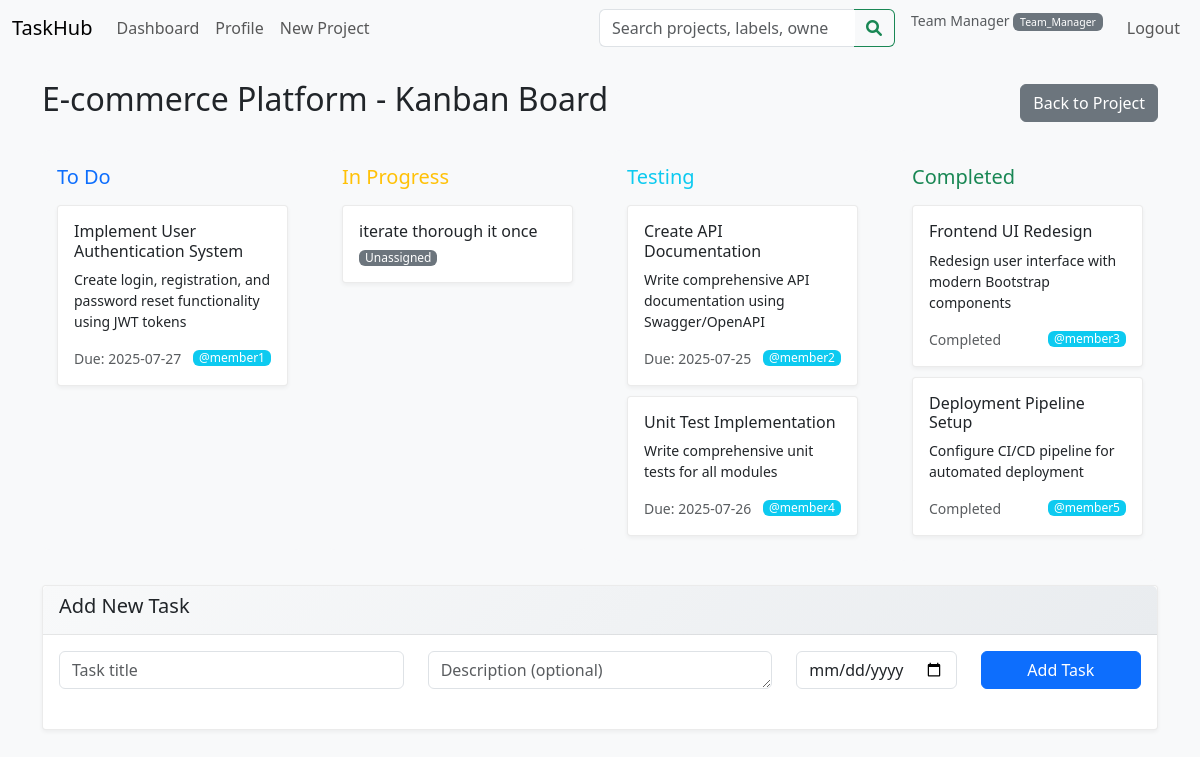
The page /projects/5/kanban (signed in) on the database its author committed.
### models/user.py (models this page shows, shortened)
class User(db.Model, UserMixin):
    __tablename__ = 'user'
    id = db.Column(db.Integer, primary_key=True)
    username = db.Column(db.String(80), unique=True, nullable=False, index=True)
    email = db.Column(db.String(120), unique=True, nullable=False, index=True)
    password_hash = db.Column(db.String(128), nullable=False)
    role = db.Column(
        db.Enum('visitor', 'developer', 'team_manager', 'admin', name='user_roles'),
        default='visitor',
        nullable=False
    )
    created_at = db.Column(db.DateTime, default=datetime.utcnow)
    updated_at = db.Column(
        db.DateTime,
        default=datetime.utcnow,
        onupdate=datetime.utcnow
    )
    full_name = db.Column(db.String(150))
    job_title = db.Column(db.String(100))
    department = db.Column(db.String(100))
    organization = db.Column(db.String(150))
    location = db.Column(db.String(100))
    bio = db.Column(db.Text)
    avatar_url = db.Column(db.String(255))
    team_id = db.Column(db.Integer, db.ForeignKey('team.id'), nullable=True)
    is_team_leader = db.Column(db.Boolean, default=False)
    owned_projects = db.relationship(
        'Project',
        back_populates='owner',
        lazy='dynamic'
    )
    projects = db.relationship(
        'Project',
        secondary='project_members',
        back_populates='members',
        lazy='dynamic'
    )
    tasks_created = db.relationship(
        'Task',
        back_populates='creator',
        foreign_keys='Task.creator_id',
        lazy='dynamic'
    )
    assigned_tasks = db.relationship(
        'Task',
        foreign_keys='Task.assignee_id',
        back_populates='assignee',
        lazy='dynamic'
    )
    reported_tasks = db.relationship(
        'Task',
        foreign_keys='Task.reporter_id',
        back_populates='reporter',
        lazy='dynamic'
    )
    task_membership = db.relationship(
        'TaskMember',
        back_populates='user',
        lazy='dynamic',
        cascade='all, delete-orphan'
    )
    tickets_created = db.relationship(
        'Ticket',
        back_populates='creator',
        lazy='dynamic',
        cascade='all, delete-orphan'
    )
    role_applications = db.relationship(
        'RoleApplication',
        back_populates='applicant',
        lazy='dynamic',
        cascade='all, delete-orphan',
        foreign_keys='RoleApplication.applicant_id'
    )
    project_applications = db.relationship(
        'ProjectApplication',
        back_populates='applicant',
        lazy='dynamic',
        cascade='all, delete-orphan',
        foreign_keys='ProjectApplication.applicant_id'
    )

### models/project.py (models this page shows, shortened)
class Project(db.Model):
    __tablename__ = 'project'
    id = db.Column(db.Integer, primary_key=True)
    name = db.Column(db.String(150), nullable=False)
    description = db.Column(db.Text)
    status = db.Column(
        db.Enum('open', 'closed', name='project_status'),
        default='open',
        nullable=False
    )
    owner_id = db.Column(db.Integer, db.ForeignKey('user.id'), nullable=False)
    team_id = db.Column(db.Integer, db.ForeignKey('team.id'), nullable=True)
    created_at = db.Column(db.DateTime, default=datetime.utcnow)
    updated_at = db.Column(
        db.DateTime,
        default=datetime.utcnow,
        onupdate=datetime.utcnow
    )
    owner = db.relationship(
        'User',
        back_populates='owned_projects'
    )
    members = db.relationship(
        'User',
        secondary=project_members,
        back_populates='projects',
        lazy='dynamic'
    )
    labels = db.relationship(
        'Label',
        secondary=project_labels,
        back_populates='projects',
        lazy='dynamic'
    )
    tasks = db.relationship(
        'Task',
        back_populates='project',
        lazy='dynamic',
        cascade='all, delete-orphan'
    )
    tickets = db.relationship(
        'Ticket',
        back_populates='project',
        lazy='dynamic',
        cascade='all, delete-orphan'
    )

### models/task.py (models this page shows, shortened)
class Task(db.Model):
    __tablename__ = 'task'
    id = db.Column(db.Integer, primary_key=True)
    title = db.Column(db.String(150), nullable=False)
    description = db.Column(db.Text)
    status = db.Column(
        db.Enum('todo', 'in_progress', 'testing', 'completed', 'blocked', 'review', name='task_status'),
        default='todo',
        nullable=False
    )
    due_date = db.Column(db.Date)
    project_id = db.Column(db.Integer, db.ForeignKey('project.id'), nullable=False)
    creator_id = db.Column(db.Integer, db.ForeignKey('user.id'),    nullable=False)
    created_at = db.Column(db.DateTime, default=datetime.utcnow)
    updated_at = db.Column(
        db.DateTime,
        default=datetime.utcnow,
        onupdate=datetime.utcnow
    )
    work_type = db.Column(db.String(50))
    assignee_id = db.Column(db.Integer, db.ForeignKey('user.id'))
    priority = db.Column(db.String(20))
    parent_id = db.Column(db.Integer, db.ForeignKey('task.id'))
    labels = db.Column(db.String(255))
    team = db.Column(db.String(100))
    start_date = db.Column(db.Date)
    reporter_id = db.Column(db.Integer, db.ForeignKey('user.id'))
    attachment = db.Column(db.String(255))
    flagged = db.Column(db.Boolean, default=False)
    restrict_to = db.Column(db.String(255))
    linked_work_items = db.Column(db.String(255))
    project = db.relationship(
        'Project',
        back_populates='tasks'
    )
    creator = db.relationship(
        'User',
        back_populates='tasks_created',
        foreign_keys=[creator_id]
    )
    task_membership = db.relationship(
        'TaskMember',
        back_populates='task',
        lazy='dynamic',
        cascade='all, delete-orphan'
    )
    assignee = db.relationship(
        'User',
        foreign_keys=[assignee_id],
        back_populates='assigned_tasks',
        lazy='joined'
    )
    reporter = db.relationship(
        'User',
        foreign_keys=[reporter_id],
        back_populates='reported_tasks',
        lazy='joined'
    )
    parent = db.relationship('Task', remote_side=[id], backref='subtasks', lazy='joined')

### routes/main_routes.py (the view)
@main_bp.route("/projects/<int:proj_id>/kanban")
@login_required
@user_required
def kanban_board(proj_id):
    project = Project.query.get_or_404(proj_id)
    is_owner = current_user.id == project.owner_id
    is_member = project.members.filter_by(id=current_user.id).first() is not None
    can_access = is_owner or is_member or current_user.role in ['team_manager', 'admin']
    if not can_access:
        abort(403)
    tasks = Task.query.filter_by(project_id=proj_id).all()
    cols = {"todo": [], "in_progress": [], "testing": [], "completed": []}
    for t in tasks:
        if t.status in cols:
            cols[t.status].append(t)
    can_create_tasks = is_owner or current_user.role in ['team_manager', 'admin']
    return render_template(
        "task_management.html",
        project=project,
        todo=cols["todo"],
        in_progress=cols["in_progress"],
        testing=cols["testing"],
        completed=cols["completed"],
        is_project_owner=can_create_tasks
    )

### templates/task_management.html (shortened to what this page needs)
{% extends "base.html" %}
{% block content %}
<div class="d-flex justify-content-between align-items-center mb-4">
  <h2>{{ project.name }} - Kanban Board</h2>
  <a href="{{ url_for('projects.detail', proj_id=project.id) }}" class="btn btn-secondary">
    Back to Project
  </a>
</div>
<div class="row">
  <div class="col-md-3">
    <div class="kanban-column" data-status="todo">
      <h5 class="text-primary mb-3">To Do</h5>
      {% for task in todo %}
        {% set can_drag = current_user.role in ['admin', 'team_manager'] or current_user.id == project.owner_id or (current_user.role == 'developer' and task.assignee_id == current_user.id) %}
        <div class="card task-card {% if can_drag %}draggable{% else %}not-draggable{% endif %}"
             data-task-id="{{ task.id }}"
             {% if can_drag %}draggable="true"{% endif %}>
          <div class="card-body">
            <h6 class="card-title">{{ task.title }}</h6>
            {% if task.description %}
              <p class="card-text small">{{ task.description[:100] }}{% if task.description|length > 100 %}...{% endif %}</p>
            {% endif %}
            <div class="d-flex justify-content-between align-items-center mt-2">
            {% if task.due_date %}
              <small class="text-muted">Due: {{ task.due_date.strftime('%Y-%m-%d') }}</small>
            {% endif %}
              {% if task.assignee %}
                <span class="badge assignee-badge bg-info">@{{ task.assignee.username }}</span>
              {% else %}
                <span class="badge assignee-badge bg-secondary">Unassigned</span>
              {% endif %}
            </div>
          </div>
        </div>
      {% endfor %}
    </div>
  </div>
  <div class="col-md-3">
    <div class="kanban-column" data-status="in_progress">
      <h5 class="text-warning mb-3">In Progress</h5>
      {% for task in in_progress %}
        {% set can_drag = current_user.role in ['admin', 'team_manager'] or current_user.id == project.owner_id or (current_user.role == 'developer' and task.assignee_id == current_user.id) %}
        <div class="card task-card {% if can_drag %}draggable{% else %}not-draggable{% endif %}"
             data-task-id="{{ task.id }}"
             {% if can_drag %}draggable="true"{% endif %}>
          <div class="card-body">
            <h6 class="card-title">{{ task.title }}</h6>
            <div class="d-flex justify-content-between align-items-center mt-2">
              {% if task.assignee %}
                <span class="badge assignee-badge bg-info">@{{ task.assignee.username }}</span>
              {% else %}
                <span class="badge assignee-badge bg-secondary">Unassigned</span>
              {% endif %}
            </div>
          </div>
        </div>
      {% endfor %}
    </div>
  </div>
  <div class="col-md-3">
    <div class="kanban-column" data-status="testing">
      <h5 class="text-info mb-3">Testing</h5>
      {% for task in testing %}
        {% set can_drag = current_user.role in ['admin', 'team_manager'] or current_user.id == project.owner_id or (current_user.role == 'developer' and task.assignee_id == current_user.id) %}
        <div class="card task-card {% if can_drag %}draggable{% else %}not-draggable{% endif %}"
             data-task-id="{{ task.id }}"
             {% if can_drag %}draggable="true"{% endif %}>
          <div class="card-body">
            <h6 class="card-title">{{ task.title }}</h6>
            {% if task.description %}
              <p class="card-text small">{{ task.description[:100] }}{% if task.description|length > 100 %}...{% endif %}</p>
            {% endif %}
            <div class="d-flex justify-content-between align-items-center mt-2">
            {% if task.due_date %}
              <small class="text-muted">Due: {{ task.due_date.strftime('%Y-%m-%d') }}</small>
            {% endif %}
              {% if task.assignee %}
                <span class="badge assignee-badge bg-info">@{{ task.assignee.username }}</span>
              {% else %}
                <span class="badge assignee-badge bg-secondary">Unassigned</span>
              {% endif %}
            </div>
          </div>
        </div>
      {% endfor %}
    </div>
  </div>
  <div class="col-md-3">
    <div class="kanban-column" data-status="completed">
      <h5 class="text-success mb-3">Completed</h5>
      {% for task in completed %}
        {% set can_drag = current_user.role in ['admin', 'team_manager'] or current_user.id == project.owner_id or (current_user.role == 'developer' and task.assignee_id == current_user.id) %}
        <div class="card task-card {% if can_drag %}draggable{% else %}not-draggable{% endif %}"
             data-task-id="{{ task.id }}"
             {% if can_drag %}draggable="true"{% endif %}>
          <div class="card-body">
            <h6 class="card-title">{{ task.title }}</h6>
            {% if task.description %}
              <p class="card-text small">{{ task.description[:100] }}{% if task.description|length > 100 %}...{% endif %}</p>
            {% endif %}
            <div class="d-flex justify-content-between align-items-center mt-2">
            <small class="text-muted">Completed</small>
              {% if task.assignee %}
                <span class="badge assignee-badge bg-info">@{{ task.assignee.username }}</span>
              {% else %}
                <span class="badge assignee-badge bg-secondary">Unassigned</span>
              {% endif %}
            </div>
          </div>
        </div>
      {% endfor %}
    </div>
  </div>
</div>
{% if is_project_owner %}
<div class="card mt-4">
  <div class="card-header">
    <h5>Add New Task</h5>
  </div>
  <div class="card-body">
    <form method="POST" action="{{ url_for('tasks.create', project_id=project.id) }}">
      <div class="row">
        <div class="col-md-4">
          <input type="text" class="form-control" name="title" placeholder="Task title" required>
        </div>
        <div class="col-md-4">
          <textarea class="form-control" name="description" placeholder="Description (optional)" rows="1"></textarea>
        </div>
        <div class="col-md-2">
          <input type="date" class="form-control" name="due_date">
        </div>
        <div class="col-md-2">
          <button type="submit" class="btn btn-primary w-100">Add Task</button>
        </div>
      </div>
    </form>
  </div>
</div>
{% else %}
<div class="alert alert-info mt-4">
  <i class="bi bi-info-circle"></i>
  <strong>View Only:</strong> You are a member of this project. Only project owners can create tasks.
</div>
{% endif %}
{% endblock %}

### templates/base.html (shortened to what this page needs)
<!DOCTYPE html>
<html lang="en">
<head>
  <link
    href="https://cdn.jsdelivr.net/npm/bootstrap@5.3.0/dist/css/bootstrap.min.css"
    rel="stylesheet"
  >
  <link rel="stylesheet" href="https://cdnjs.cloudflare.com/ajax/libs/font-awesome/6.0.0/css/all.min.css">
  <link rel="stylesheet" href="{{ url_for('static', filename='css/style.css') }}">
</head>
<body>
<nav class="navbar navbar-expand-lg navbar-light bg-light mb-4">
  <div class="container-fluid">
            <a class="navbar-brand" href="{{ url_for('main.index') }}">TaskHub</a>
    <div class="collapse navbar-collapse">
      <ul class="navbar-nav me-auto">
        {% if current_user.is_authenticated %}
          <li class="nav-item">
            <a class="nav-link" href="{{ url_for('main.dashboard') }}">Dashboard</a>
          </li>
          <li class="nav-item">
            <a class="nav-link" href="{{ url_for('main.profile') }}">Profile</a>
          </li>
          {% if current_user.role in ['admin', 'team_manager'] %}
          <li class="nav-item">
            <a class="nav-link" href="{{ url_for('projects.create') }}">New Project</a>
          </li>
          {% endif %}
        {% endif %}
      </ul>
      {% if current_user.is_authenticated %}
      <form class="d-flex me-3" method="GET" action="{{ url_for('projects.search_projects') }}" style="min-width: 250px;">
        <div class="input-group">
          <input class="form-control" type="search" name="labels" placeholder="Search projects, labels, owners..."
                 aria-label="Search projects by labels, names, or owners">
          <button class="btn btn-outline-success" type="submit">
            <i class="fas fa-search"></i>
          </button>
        </div>
      </form>
      {% endif %}
      <ul class="navbar-nav">
        {% if current_user.is_authenticated %}
          <li class="nav-item">
            <span class="navbar-text me-3">
              <small class="text-muted">
                {{ current_user.full_name }}
                <span class="badge bg-{{ 'primary' if current_user.role == 'admin' else 'secondary' }}">
                  {{ current_user.role.title() }}
                </span>
              </small>
            </span>
          </li>
          <li class="nav-item">
            <a class="nav-link" href="{{ url_for('auth.logout') }}">Logout</a>
          </li>
        {% endif %}
      </ul>
    </div>
  </div>
</nav>
<div class="container">
  {% block content %}{% endblock %}
</div>
</body>
</html>

### rows shown on the page
User: full_name "Team Manager", role "Team_Manager"
Project: name "E-commerce Platform"
Task: title "Implement User Authentication System", description "Create login, registration, and password reset functionality using JWT tokens", due_date "2025-07-27", assignee.username "member1"
Task: title "iterate thorough it once"
Task: title "Create API Documentation", description "Write comprehensive API documentation using Swagger/OpenAPI", due_date "2025-07-25", assignee.username "member2"
Task: title "Unit Test Implementation", description "Write comprehensive unit tests for all modules", due_date "2025-07-26", assignee.username "member4"
Task: title "Frontend UI Redesign", description "Redesign user interface with modern Bootstrap components", assignee.username "member3"
Task: title "Deployment Pipeline Setup", description "Configure CI/CD pipeline for automated deployment", assignee.username "member5"
